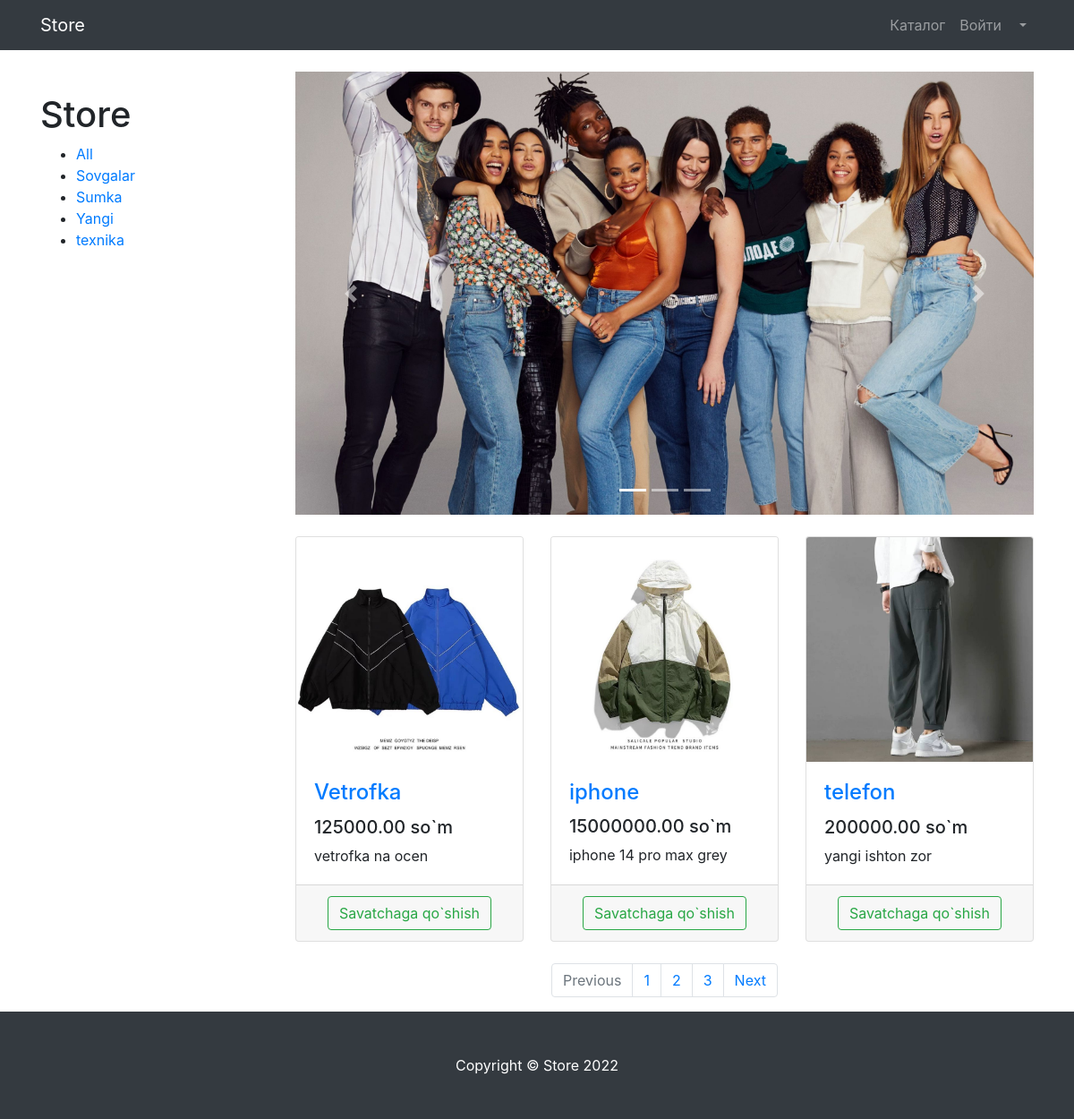
The app's page /product/ with its own data.
### products_app/models.py (models this page shows, shortened)
class Category(models.Model):
    name = models.CharField(max_length=255)
    slug = models.SlugField(max_length=200, blank=True, null=True)
    def get_absolute_url(self):
        return reverse('product_list_by_category',
                        args=[self.slug])
    class Meta:
        ordering = ('name',)
        verbose_name = 'Категория'
        verbose_name_plural = 'Категории'

class Product(models.Model):
    category = models.ForeignKey(Category, on_delete=models.CASCADE, related_name='products')
    product_kod = models.CharField(max_length= 10, editable=False, unique=True, default=create_new_id)
    name = models.CharField(max_length=255)
    slug = models.SlugField(max_length=200, blank=True, null=True)
    image = models.ImageField(upload_to="product_image")
    description = models.TextField(blank=True)
    price = models.DecimalField(max_digits=14, decimal_places=2)
    quantity = models.PositiveIntegerField(default=0)
    available = models.BooleanField(default=True)
    created = models.DateTimeField(auto_now_add=True)
    updated = models.DateTimeField(auto_now=True)
    def get_absolute_url(self):
        return reverse('product_detail',
                        args=[self.id, self.slug])
    class Meta:
        ordering = ('name',)
        index_together = (('id', 'slug'),)

### products_app/views.py (the view)
# urls.py: path('product/', product_view, name='product_view'),
def product_view(request, category_slug=None):
    category = None
    categories = Category.objects.all()
    products = Product.objects.filter(available=True)
    if category_slug:
        category = get_object_or_404(Category, slug=category_slug)
        products = products.filter(category=category)
    contex = {
        "category": category,
        "categoryies": categories,
        "products": products
    }
    return render(request, "products.html", contex)

### cart/context_processors.py (called while the page is built)
def cart(request):
    return {'cart': Cart(request)}

### products_app/context_processors.py (called while the page is built)
def category(request):
    categories = Category.objects.all()
    return {"categories":categories}

### Templates/products.html (shortened to what this page needs)
{% extends 'base.html' %}
{% load static %}
{% block css %}
<link href="{% static 'css/products.css' %}" rel="stylesheet">
{% endblock css %}
{% block content %}
<div class="container">
    <div class="row">
        <div class="col-lg-3">
            <h1 class="mt-5">{% if category %}{{ category.name }}{% else %}Store{% endif %}</h1>
            <ul>
                <li {% if not category %}class="selected"{% endif %}>
                    <a href="{% url 'product_view' %}">All</a>
                </li>
                {% for c in categories %}
                    <li {% if category.slug == c.slug %}class="selected"{% endif %}>
                        <a href="{{ c.get_absolute_url }}">{{ c.name }}</a>
                    </li>
                {% endfor %}
            </ul>
        </div>
        <div class="col-lg-9">
            <div id="carouselExampleIndicators" class="carousel slide my-4" data-ride="carousel">
                <ol class="carousel-indicators">
                    <li data-target="#carouselExampleIndicators" data-slide-to="0" class="active"></li>
                    <li data-target="#carouselExampleIndicators" data-slide-to="1"></li>
                    <li data-target="#carouselExampleIndicators" data-slide-to="2"></li>
                </ol>
                <div class="carousel-inner" role="listbox">
                    <div class="carousel-item active">
                        <img class="d-block img-fluid" src="{% static 'img/slides/slide-1.jpg' %}" alt="First slide">
                    </div>
                </div>
                <a class="carousel-control-prev" href="#carouselExampleIndicators" role="button" data-slide="prev">
                    <span class="carousel-control-prev-icon" aria-hidden="true"></span>
                </a>
                <a class="carousel-control-next" href="#carouselExampleIndicators" role="button" data-slide="next">
                    <span class="carousel-control-next-icon" aria-hidden="true"></span>
                </a>
            </div>
            <div class="row">
                {% for product in products %}
                <div class="col-lg-4 col-md-6 mb-4">
                    <div class="card h-100">
                        <a href="{{ product.get_absolute_url }}">
                            <img class="card-img-top"
                                 src="{% if product.image %}{{product.image.url}}{% else %}{% static 'img/no_image.webp' %}{% endif %}"
                                 alt="">
                        </a>
                        <div class="card-body">
                            <h4 class="card-title">
                                <a style="text-decoration: none;" href="{{ product.get_absolute_url }}">{{product.name}}</a>
                            </h4>
                            <h5>{{product.price}} so`m</h5>
                            <p class="card-text">{{product.description}}</p>
                        </div>
                        <div class="card-footer text-center">
                            <button type="button" class="btn btn-outline-success">Savatchaga qo`shish</button>
                        </div>
                    </div>
                </div>
                {% endfor %}
            </div>
            <nav aria-label="Page navigation example">
                <ul class="pagination justify-content-center">
                    <li class="page-item disabled">
                        <a class="page-link" href="#" tabindex="-1" aria-disabled="true">Previous</a>
                    </li>
                    <li class="page-item"><a class="page-link" href="#">1</a></li>
                    <li class="page-item"><a class="page-link" href="#">2</a></li>
                    <li class="page-item"><a class="page-link" href="#">3</a></li>
                    <li class="page-item">
                        <a class="page-link" href="#">Next</a>
                    </li>
                </ul>
            </nav>
        </div>
    </div>
</div>
{% endblock content %}
{% block footer %}
<footer class="py-5 bg-dark">
    <div class="container">
        <p class="m-0 text-center text-white">Copyright &copy; Store 2022</p>
    </div>
</footer>
{% endblock footer %}

### Templates/base.html (shortened to what this page needs)
{% load static %}
<!DOCTYPE html>
<html lang="en">
<head>
    <link href="{% static 'bootstrap/css/bootstrap.min.css' %}" rel="stylesheet">
    {% block css %}{% endblock css %}
</head>
<body>
<nav class="navbar navbar-expand-lg navbar-dark bg-dark fixed-top">
    <div class="container">
        <a class="navbar-brand" href="{% url 'index_view' %}">Store</a>
        <div class="collapse navbar-collapse" id="navbarResponsive">
            <ul class="navbar-nav ml-auto">
                <li class="nav-item">
                    <a class="nav-link" href="{% url 'product_view' %}">Каталог  </a>
                </li>
                {% if user.is_authenticated %}
                {% else %}
                <a class="nav-link" href="{% url 'login' %}">Войти </a>
                {% endif %}
                <li class="nav-item dropdown">
                    <a class="nav-link dropdown-toggle" href="#" id="navbarDropdown" role="button"
                    data-bs-toggle="dropdown" aria-expanded="false">
                    </a>
                </li>
            </ul>
        </div>
    </div>
</nav>
    {% block content %}
    {% endblock content %}
    {% block footer %}
    {% endblock footer %}
</body>
</html>
<!DOCTYPE html>
<html lang="en">
<head>
</head>
<body>
</body>
</html>

### static/css/products.css (style rules this page uses)
body { padding-top: 56px; }

### records on screen
Category: name "Sovgalar"
Category: name "Sumka"
Category: name "Yangi"
Category: name "texnika"
Product: image (picture), name "Vetrofka", price "125000.00", description "vetrofka na ocen"
Product: image (picture), name "iphone", price "15000000.00", description "iphone 14 pro max grey"
Product: image (picture), name "telefon", price "200000.00", description "yangi ishton zor"
